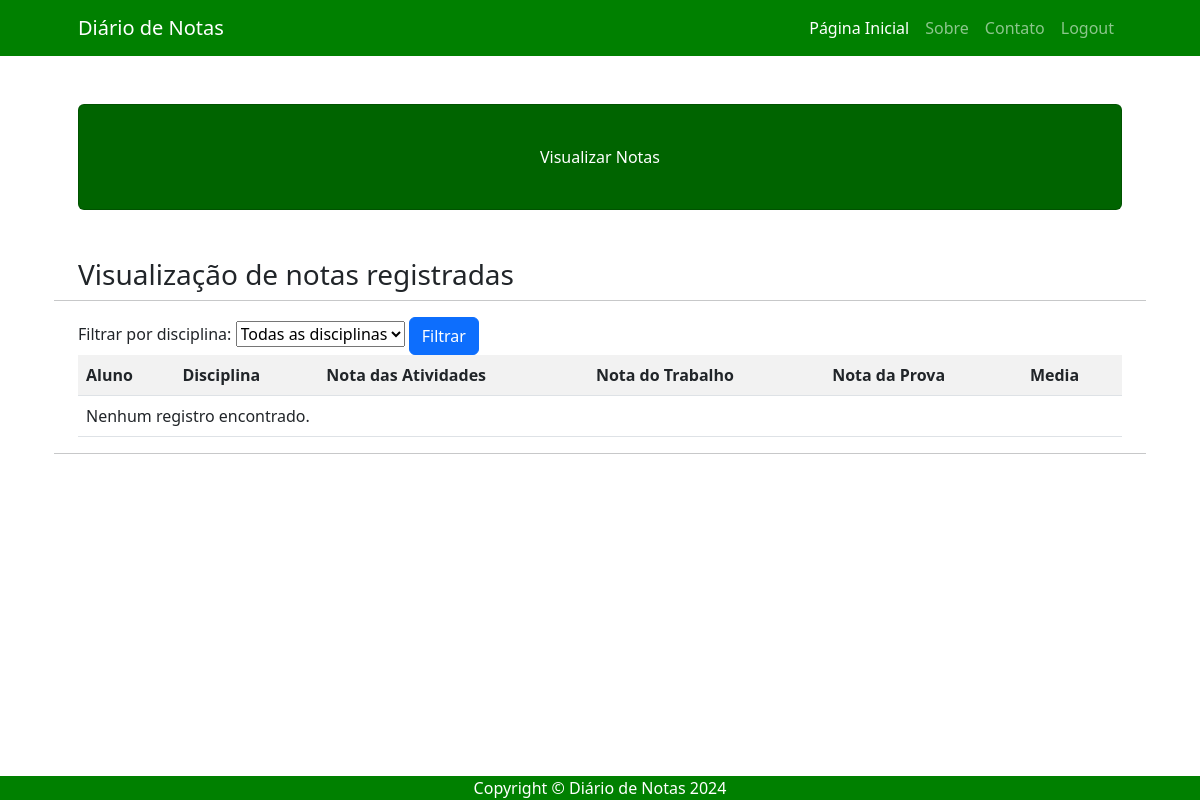
The app's page /visualizar/ (signed in), older data.
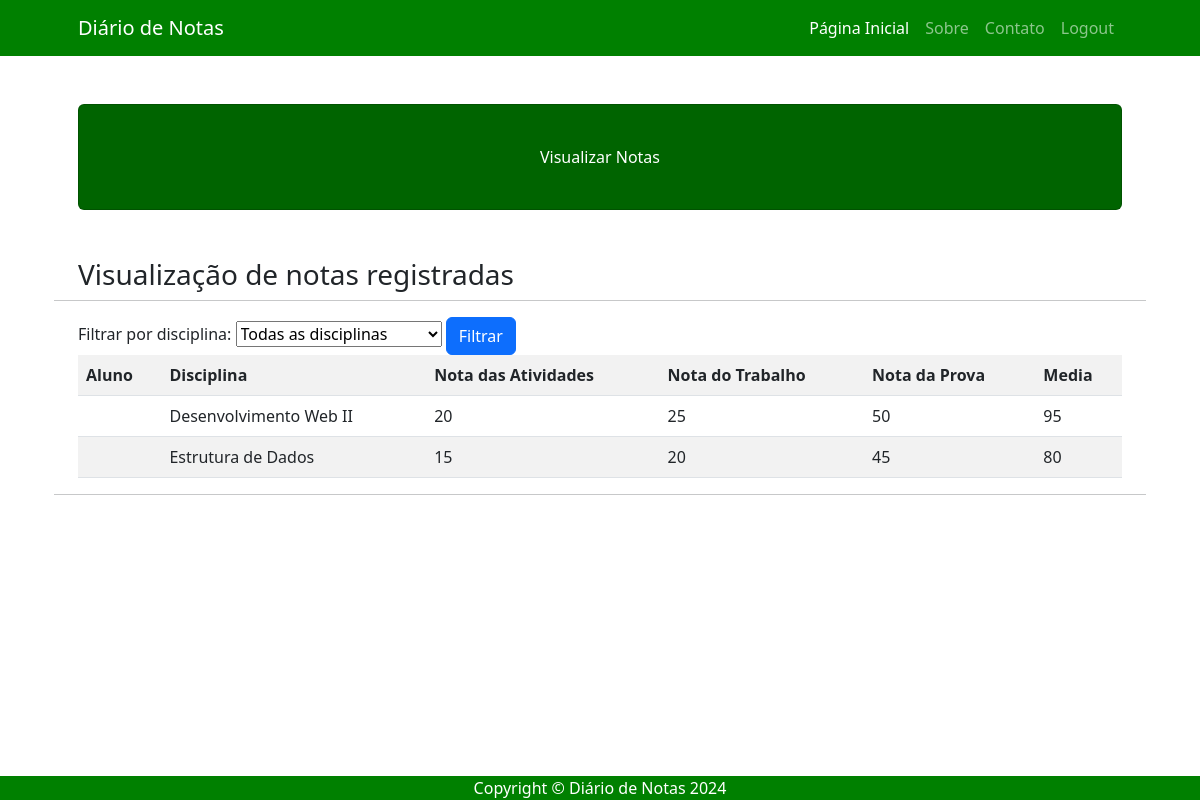
The same page, newer data.
### usuarios/models.py (models this page shows)
class Nota(models.Model):
    nome_aluno = models.CharField(max_length = 200)
    disciplina = models.CharField(max_length = 200)
    nota_atividades = models.IntegerField(default = 0)
    nota_trabalho = models.IntegerField(default = 0)
    nota_prova = models.IntegerField(default = 0)
    media = models.IntegerField(blank = True, default = 0)

### usuarios/views.py (the view, shortened to what this page needs)
# urls.py: path('visualizar/', views.visualizar, name = 'visualizar'),
def visualizar(request):
    if request.method == "GET":
        if request.user.is_authenticated:
            lista_notas = Nota.objects.all()
            dicionario_notas = {'lista_notas':lista_notas}
            return render(request, 'usuarios/visualizar.html', dicionario_notas)
        else:
            return HttpResponse("Faça o login para acessar!")

### usuarios/templates/usuarios/visualizar.html (shortened to what this page needs)
{% extends 'usuarios/base.html' %}
{% block titulo %}Visualizar Notas{% endblock %}
{% block conteudo %}
<h3>Visualização de notas registradas</h3>
<hr>
<form action = "{% url 'visualizar' %}" method = "POST">
    <div class = "filter">
        <label for = "disciplinaName">Filtrar por disciplina:</label>
        <select name = "disciplina">
            <option>Todas as disciplinas</option>
        </select>
        <button type = "submit" class = "btn btn-primary">Filtrar</button>
    </div>
</form>
<div class = "table-responsive" >
    <table class = "table table-striped">
        <tr>
            <th>Aluno</th>
            <th>Disciplina</th>
            <th>Nota das Atividades</th>
            <th>Nota do Trabalho</th>
            <th>Nota da Prova</th>
            <th>Media</th>
        </tr>
        {% for campo in lista_notas %}
        <tr>
            <td>{{ user.first_name }}</td>
            <td>{{ campo.disciplina }}</td>
            <td>{{ campo.nota_atividades }}</td>
            <td>{{ campo.nota_trabalho }}</td>
            <td>{{ campo.nota_prova }}</td>
            <td>{{ campo.media }}</td>
        </tr>
        {% empty %}
            <tr>
                <td colspan = "6">Nenhum registro encontrado.</td>
            </tr>
            {% endfor %}
    </table>
</div>
<hr>
{% endblock %}

Row changes from the older to the newer data that the page shows:
added Nota: disciplina "Desenvolvimento Web II", nota_atividades "20", nota_trabalho "25", nota_prova "50", media "95"
added Nota: disciplina "Estrutura de Dados", nota_atividades "15", nota_trabalho "20", nota_prova "45", media "80"
Text that changed along with them:
text no longer shown: "Nenhum registro encontrado."
